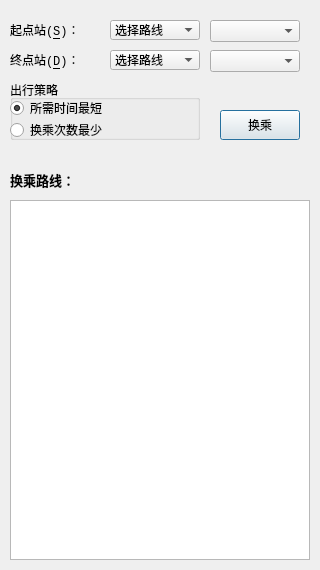
<?xml version="1.0" encoding="UTF-8"?>
<ui version="4.0">
 <class>QueryTransfer</class>
 <widget class="QDialog" name="QueryTransfer">
  <property name="geometry">
   <rect>
    <x>0</x>
    <y>0</y>
    <width>320</width>
    <height>570</height>
   </rect>
  </property>
  <property name="windowTitle">
   <string>换乘指南</string>
  </property>
  <property name="windowIcon">
   <iconset resource="resource.qrc">
    <normaloff>:/icon/icon/query.png</normaloff>:/icon/icon/query.png</iconset>
  </property>
  <widget class="QLabel" name="labelTransferRoute">
   <property name="geometry">
    <rect>
     <x>10</x>
     <y>170</y>
     <width>300</width>
     <height>20</height>
    </rect>
   </property>
   <property name="minimumSize">
    <size>
     <width>280</width>
     <height>20</height>
    </size>
   </property>
   <property name="font">
    <font>
     <family>Consolas</family>
     <pointsize>10</pointsize>
     <weight>75</weight>
     <bold>true</bold>
    </font>
   </property>
   <property name="text">
    <string>换乘路线：</string>
   </property>
  </widget>
  <widget class="QTextBrowser" name="textBrowserRoute">
   <property name="geometry">
    <rect>
     <x>10</x>
     <y>200</y>
     <width>300</width>
     <height>360</height>
    </rect>
   </property>
   <property name="minimumSize">
    <size>
     <width>0</width>
     <height>0</height>
    </size>
   </property>
   <property name="font">
    <font>
     <family>Consolas</family>
    </font>
   </property>
  </widget>
  <widget class="QPushButton" name="pushButtonTransfer">
   <property name="geometry">
    <rect>
     <x>220</x>
     <y>110</y>
     <width>80</width>
     <height>30</height>
    </rect>
   </property>
   <property name="minimumSize">
    <size>
     <width>70</width>
     <height>30</height>
    </size>
   </property>
   <property name="font">
    <font>
     <family>Consolas</family>
    </font>
   </property>
   <property name="text">
    <string>换乘</string>
   </property>
   <property name="default">
    <bool>true</bool>
   </property>
  </widget>
  <widget class="QGroupBox" name="groupBox">
   <property name="geometry">
    <rect>
     <x>10</x>
     <y>80</y>
     <width>190</width>
     <height>60</height>
    </rect>
   </property>
   <property name="minimumSize">
    <size>
     <width>0</width>
     <height>0</height>
    </size>
   </property>
   <property name="title">
    <string>出行策略</string>
   </property>
   <widget class="QRadioButton" name="radioButtonMinTime">
    <property name="geometry">
     <rect>
      <x>0</x>
      <y>20</y>
      <width>180</width>
      <height>16</height>
     </rect>
    </property>
    <property name="minimumSize">
     <size>
      <width>0</width>
      <height>0</height>
     </size>
    </property>
    <property name="font">
     <font>
      <family>Consolas</family>
     </font>
    </property>
    <property name="text">
     <string>所需时间最短</string>
    </property>
    <property name="checked">
     <bool>true</bool>
    </property>
   </widget>
   <widget class="QRadioButton" name="radioButtonMinTransfer">
    <property name="geometry">
     <rect>
      <x>0</x>
      <y>40</y>
      <width>180</width>
      <height>20</height>
     </rect>
    </property>
    <property name="minimumSize">
     <size>
      <width>0</width>
      <height>0</height>
     </size>
    </property>
    <property name="font">
     <font>
      <family>Consolas</family>
     </font>
    </property>
    <property name="text">
     <string>换乘次数最少</string>
    </property>
   </widget>
  </widget>
  <widget class="QComboBox" name="comboBoxDstLine">
   <property name="geometry">
    <rect>
     <x>110</x>
     <y>50</y>
     <width>90</width>
     <height>20</height>
    </rect>
   </property>
   <property name="minimumSize">
    <size>
     <width>90</width>
     <height>20</height>
    </size>
   </property>
   <property name="font">
    <font>
     <family>Consolas</family>
    </font>
   </property>
   <property name="currentIndex">
    <number>0</number>
   </property>
   <item>
    <property name="text">
     <string>选择路线</string>
    </property>
   </item>
  </widget>
  <widget class="QComboBox" name="comboBoxDstStation">
   <property name="geometry">
    <rect>
     <x>210</x>
     <y>50</y>
     <width>90</width>
     <height>22</height>
    </rect>
   </property>
   <property name="minimumSize">
    <size>
     <width>90</width>
     <height>20</height>
    </size>
   </property>
   <property name="font">
    <font>
     <family>Consolas</family>
    </font>
   </property>
   <property name="currentIndex">
    <number>-1</number>
   </property>
   <item>
    <property name="text">
     <string>选择站点</string>
    </property>
   </item>
  </widget>
  <widget class="QLabel" name="labelDestination">
   <property name="geometry">
    <rect>
     <x>10</x>
     <y>50</y>
     <width>90</width>
     <height>20</height>
    </rect>
   </property>
   <property name="minimumSize">
    <size>
     <width>70</width>
     <height>20</height>
    </size>
   </property>
   <property name="font">
    <font>
     <family>Consolas</family>
    </font>
   </property>
   <property name="text">
    <string>终点站(&amp;D)：</string>
   </property>
   <property name="buddy">
    <cstring>comboBoxDstLine</cstring>
   </property>
  </widget>
  <widget class="QLabel" name="labelStart">
   <property name="geometry">
    <rect>
     <x>10</x>
     <y>20</y>
     <width>90</width>
     <height>20</height>
    </rect>
   </property>
   <property name="minimumSize">
    <size>
     <width>70</width>
     <height>20</height>
    </size>
   </property>
   <property name="font">
    <font>
     <family>Consolas</family>
    </font>
   </property>
   <property name="text">
    <string>起点站(&amp;S)：</string>
   </property>
   <property name="buddy">
    <cstring>comboBoxStartLine</cstring>
   </property>
  </widget>
  <widget class="QComboBox" name="comboBoxStartLine">
   <property name="geometry">
    <rect>
     <x>110</x>
     <y>20</y>
     <width>90</width>
     <height>20</height>
    </rect>
   </property>
   <property name="minimumSize">
    <size>
     <width>90</width>
     <height>20</height>
    </size>
   </property>
   <property name="font">
    <font>
     <family>Consolas</family>
    </font>
   </property>
   <property name="currentText">
    <string>选择路线</string>
   </property>
   <property name="currentIndex">
    <number>0</number>
   </property>
   <item>
    <property name="text">
     <string>选择路线</string>
    </property>
   </item>
  </widget>
  <widget class="QComboBox" name="comboBoxStartStation">
   <property name="geometry">
    <rect>
     <x>210</x>
     <y>20</y>
     <width>90</width>
     <height>22</height>
    </rect>
   </property>
   <property name="minimumSize">
    <size>
     <width>90</width>
     <height>20</height>
    </size>
   </property>
   <property name="font">
    <font>
     <family>Consolas</family>
    </font>
   </property>
   <property name="currentIndex">
    <number>-1</number>
   </property>
   <item>
    <property name="text">
     <string>选择站点</string>
    </property>
   </item>
  </widget>
 </widget>
 <resources>
  <include location="resource.qrc"/>
 </resources>
 <connections/>
</ui>
